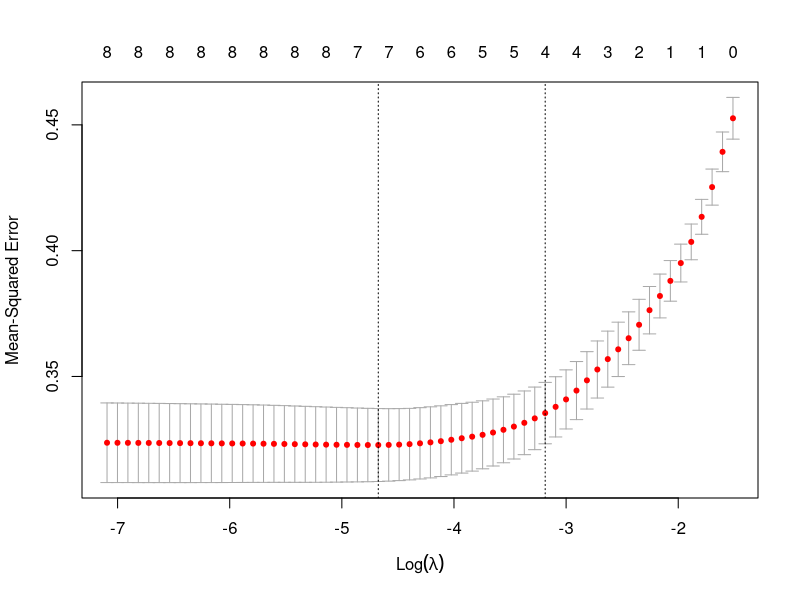

The R script that drew this image:
#set working directory if needed (modify path as needed)
#setwd("C:/Users/Kailash/Documents/logistic")
#load required library
library(mlbench)
#load Pima Indian Diabetes dataset
data('PimaIndiansDiabetes')
#set seed to ensure reproducible results
set.seed(42)
#split into training and test sets
PimaIndiansDiabetes[,'train'] <- ifelse(runif(nrow(PimaIndiansDiabetes))<0.8,1,0)
#separate training and test sets
trainset <- PimaIndiansDiabetes[PimaIndiansDiabetes$train==1,]
testset <- PimaIndiansDiabetes[PimaIndiansDiabetes$train==0,]
#get column index of train flag
trainColNum <- grep('train',names(trainset))
#remove train flag column from train and test sets
trainset <- trainset[,-trainColNum]
testset <- testset[,-trainColNum]
#get column index of predicted variable in dataset
typeColNum <- grep('diabetes',names(PimaIndiansDiabetes))
#build model
glm_model <- glm(diabetes~.,data = trainset, family = binomial)
summary(glm_model)

#predict probabilities on testset
#type="response" gives probabilities, type="class" gives class
glm_prob <- predict.glm(glm_model,testset[,-typeColNum],type='response')
#which classes do these probabilities refer to? What are 1 and 0?
contrasts(PimaIndiansDiabetes$diabetes)

#make predictions
##.first create vector to hold predictions (we know 0 refers to neg now)
glm_predict <- rep('neg',nrow(testset))
glm_predict[glm_prob>.5] <- 'pos'
#confusion matrix
table(pred=glm_predict,true=testset$diabetes)

#accuracy
mean(glm_predict==testset$diabetes)


#load required library
library(glmnet)
#convert training data to matrix format
x <- model.matrix(diabetes~.,trainset)
#convert class to numerical variable
y <- ifelse(trainset$diabetes=='pos',1,0)
#perform grid search to find optimal value of lambda
#family= binomial => logistic regression, alpha=1 => lasso
# check docs to explore other type.measure options
cv.out <- cv.glmnet(x,y,alpha=1,family='binomial',type.measure = 'mse' )
#plot result
plot(cv.out)

#min value of lambda
lambda_min <- cv.out$lambda.min
#best value of lambda
lambda_1se <- cv.out$lambda.1se
#regression coefficients
coef(cv.out,s=lambda_1se)

#get test data
x_test <- model.matrix(diabetes~.,testset)
#predict class, type="class"
lasso_prob <- predict(cv.out,newx = x_test,s=lambda_1se,type='response')
#translate probabilities to predictions
lasso_predict <- rep('neg',nrow(testset))
lasso_predict[lasso_prob>.5] <- 'pos'
#confusion matrix
table(pred=lasso_predict,true=testset$diabetes)
#accuracy
mean(lasso_predict==testset$diabetes)

